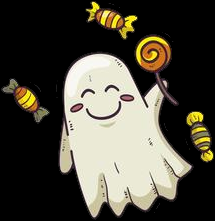
#> input picture 1sem/7/хэллоуинский переполох/candy_ghost.png, 215 x 221 px, given in place of the camera
$ jupyter execute lab1.ipynb
#> lines starting #> are read from the running program, lines starting #| are printed output that depends on the picture; after the words box and inside, x2 and y2 are one past the last pixel; in counts of white or black regions, pixels touching at a corner belong together
[cell 1]
import cv2
import numpy as np
import time

[cell 2]
cap = cv2.VideoCapture(0)

ret, prev_frame = cap.read()
#> prev_frame is the input picture: shape (221, 215, 3); mean B, G, R 63, 74.3, 77.9

prev_gray = cv2.cvtColor(prev_frame, cv2.COLOR_BGR2GRAY)
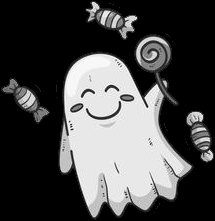
#> prev_gray: shape (221, 215); min 0, max 254, mean 74.1
prev_gray = cv2.GaussianBlur(prev_gray, (21, 21), 0)
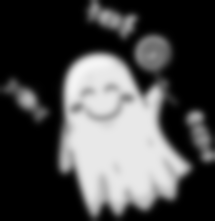
#> prev_gray: shape (221, 215); min 0, max 245, mean 74.1

game_mode = "Red"

last_event_time = time.time()
event_interval = 5

[cell 3]
while True:
    ret, frame = cap.read()
    key = cv2.waitKey(20) & 0xff
#> (key Esc is pressed here)

    gray = cv2.cvtColor(frame, cv2.COLOR_BGR2GRAY)
    gray = cv2.GaussianBlur(gray, (21, 21), 0)

    if game_mode == "Red":
        delta = cv2.absdiff(prev_gray, gray)
#> delta: shape (221, 215); every value is 0
        thresh = cv2.threshold(delta, 25, 255, cv2.THRESH_BINARY)[1]
        contours, _ = cv2.findContours(thresh, cv2.RETR_EXTERNAL, cv2.CHAIN_APPROX_SIMPLE)
#> contours = []

        motion_map = np.zeros_like(frame)
        for contour in contours:
            if cv2.contourArea(contour) > 100:
                (x, y, w, h) = cv2.boundingRect(contour)
                cv2.rectangle(motion_map, (x, y), (x + w, y + h), (0, 0, 255), -1)
#> this loop made 0 passes
#> motion_map: shape (221, 215, 3); every value is 0

        motion_overlay = cv2.addWeighted(frame, 0.5, motion_map, 0.5, 0)
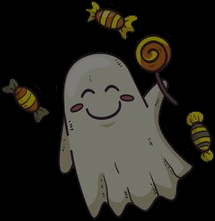
#> motion_overlay: shape (221, 215, 3); mean B, G, R 31.5, 37.2, 39
        static_overlay = np.zeros_like(frame)
        frame = cv2.addWeighted(motion_overlay, 1, static_overlay, 1, 0)

    frame = cv2.putText(
        frame, f"{game_mode} color", (50, 50), cv2.FONT_ITALIC, 1, (
            0,
            255 if game_mode == "Green" else 0,
            255 if game_mode == "Red" else 0,
        ), 2)
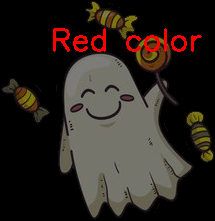
#> frame: shape (221, 215, 3); 2.15% of pixels changed, all inside (x1, y1, x2, y2) = (53, 28, 202, 52)

    cv2.imshow("Motion Detection", frame)
    prev_gray = gray
    if key == 27: # Esc
        break

    current_time = time.time()
    if current_time - last_event_time >= event_interval:
        game_mode = "Green" if game_mode == "Red" else "Red"
        last_event_time = current_time


cap.release()
cv2.destroyAllWindows()

$ run again, on 1sem/7/хэллоуинский переполох/pampkin_ghost.png
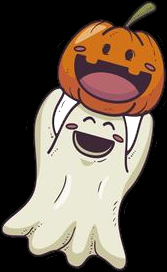
#> input picture 1sem/7/хэллоуинский переполох/pampkin_ghost.png, 167 x 272 px, given in place of the camera
#> prev_frame is the input picture: shape (272, 167, 3); mean B, G, R 78.1, 90.7, 105.1
#> `prev_gray = cv2.GaussianBlur(prev_gray, (21, 21), 0)`:
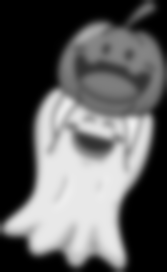
#> prev_gray: shape (272, 167); min 0, max 237, mean 93.6
#> delta: shape (272, 167); every value is 0
#> contours = []
#> `frame = cv2.putText( frame, f"{game_mode} color", (50, 50), cv2.FONT_I..`:
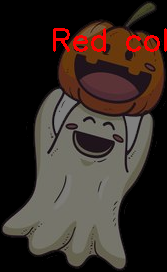
#> frame: shape (272, 167, 3); mean B, G, R 38.8, 44.7, 56.1

$ run again, on 1sem/7/хэллоуинский переполох/scary_ghost.png
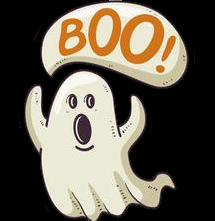
#> input picture 1sem/7/хэллоуинский переполох/scary_ghost.png, 215 x 221 px, given in place of the camera
#> prev_frame is the input picture: shape (221, 215, 3); mean B, G, R 80.9, 93.6, 100.8
#> `prev_gray = cv2.GaussianBlur(prev_gray, (21, 21), 0)`:
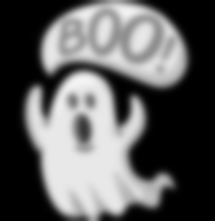
#> prev_gray: shape (221, 215); min 0, max 244, mean 94.4
#> delta: shape (221, 215); every value is 0
#> contours = []
#> `frame = cv2.putText( frame, f"{game_mode} color", (50, 50), cv2.FONT_I..`:
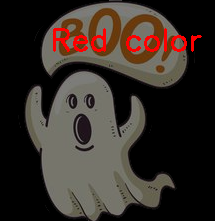
#> frame: shape (221, 215, 3); mean B, G, R 39.2, 45.1, 53.8
